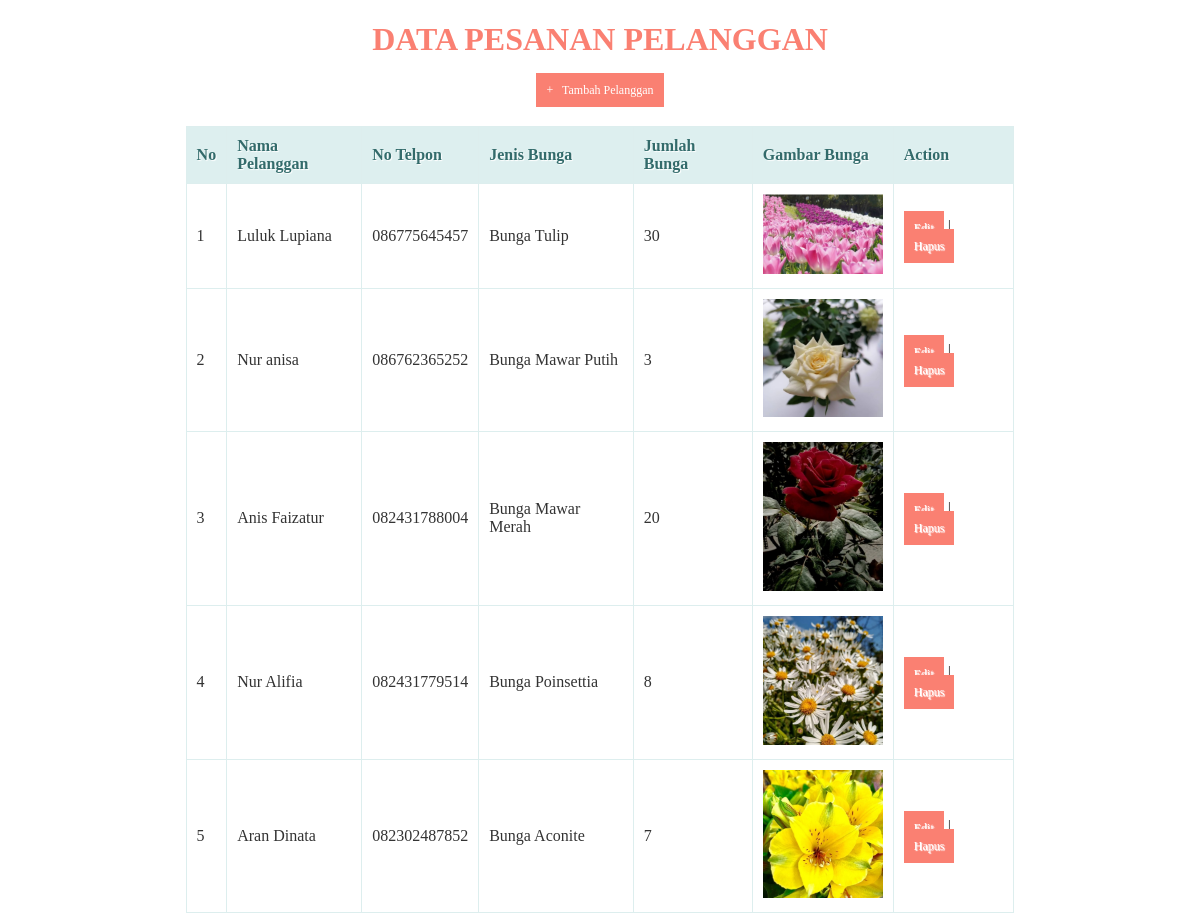
The page / on the database its author committed.
### tables this page shows
CREATE TABLE `produk` (
  `id` int(11) NOT NULL,
  `nama_pelanggan` varchar(90) DEFAULT NULL,
  `no_telpon` varchar(29) DEFAULT NULL,
  `jenis_bunga` varchar(40) DEFAULT NULL,
  `jumlah_bunga` varchar(40) DEFAULT NULL,
  `gambar_bunga` varchar(100) DEFAULT NULL
);

### index.php (the view, shortened to what this page needs)
<?php
  include('koneksi.php');
?>
<!DOCTYPE html>
<html>
  <head>
  </head>
  <body>
    <center><h1>Data Pesanan Pelanggan</h1><center>
    <center><a href="tambah_produk.php">+ &nbsp; Tambah Pelanggan</a><center>
    <br/>
    <table>
      <thead>
        <tr>
          <th>No</th>
          <th>Nama Pelanggan</th>
          <th>No Telpon</th>
          <th>Jenis Bunga</th>
          <th>Jumlah Bunga</th>
          <th>Gambar Bunga</th>
          <th>Action</th>
        </tr>
    </thead>
    <tbody>
      <?php
      $query = "SELECT * FROM produk ORDER BY id ASC";
      $result = mysqli_query($koneksi, $query);
      $no = 1;
      while($row = mysqli_fetch_assoc($result))
      {
      ?>
       <tr>
          <td><?php echo $no; ?></td>
          <td><?php echo $row['nama_pelanggan']; ?></td>
          <td><?php echo $row['no_telpon']; ?></td>
          <td><?php echo $row['jenis_bunga']; ?></td>
          <td><?php echo $row['jumlah_bunga']; ?></td>
          <td style="text-align: center;"><img src="gambar/<?php echo $row['gambar_bunga']; ?>" style="width: 120px;"></td>
          <td>
              <a href="edit_produk.php?id=<?php echo $row['id']; ?>">Edit</a> |
              <a href="proses_hapus.php?id=<?php echo $row['id']; ?>" onclick="return confirm('Anda yakin akan menghapus data ini?')">Hapus</a>
          </td>
      </tr>
      <?php
        $no++;
      }
      ?>
    </tbody>
    </table>
  </body>
</html>

### index.php (style rules this page uses)
* { font-family: "Trebuchet MS"; }
h1 { text-transform: uppercase; color: salmon; }
table { border: solid 1px #DDEEEE; border-collapse: collapse; border-spacing: 0; width: 70%; margin: 10px auto 10px auto; }
table thead th { background-color: #DDEFEF; border: solid 1px #DDEEEE; color: #336B6B; padding: 10px; text-align: left; text-shadow: 1px 1px 1px #fff; text-decoration: none; }
table tbody td { border: solid 1px #DDEEEE; color: #333; padding: 10px; text-shadow: 1px 1px 1px #fff; }
a { background-color: salmon; color: #fff; padding: 10px; text-decoration: none; font-size: 12px; }

### rows shown on the page
produk: nama_pelanggan "Luluk Lupiana", no_telpon "086775645457", jenis_bunga "Bunga Tulip", jumlah_bunga "30", gambar_bunga (picture)
produk: nama_pelanggan "Nur anisa", no_telpon "086762365252", jenis_bunga "Bunga Mawar Putih", jumlah_bunga "3", gambar_bunga (picture)
produk: nama_pelanggan "Anis Faizatur", no_telpon "082431788004", jenis_bunga "Bunga Mawar Merah", jumlah_bunga "20", gambar_bunga (picture)
produk: nama_pelanggan "Nur Alifia", no_telpon "082431779514", jenis_bunga "Bunga Poinsettia", jumlah_bunga "8", gambar_bunga (picture)
produk: nama_pelanggan "Aran Dinata", no_telpon "082302487852", jenis_bunga "Bunga Aconite", jumlah_bunga "7", gambar_bunga (picture)
